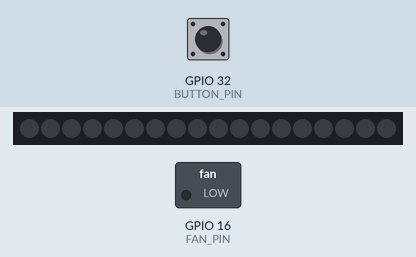
Recording of a sketch running on a simulated ESP32. On the bench: 18 RGB LEDs in strip order, left to right, switched loads named in the sketch (green lamp = pin HIGH). Inputs (shaded band) come from the test bench; at power-on: GPIO 32 (BUTTON_PIN) LOW.

Above: at 1.2 s.
1.3 s: GPIO 32 (BUTTON_PIN) pulled HIGH for 0.15 s
At 2.5 s:
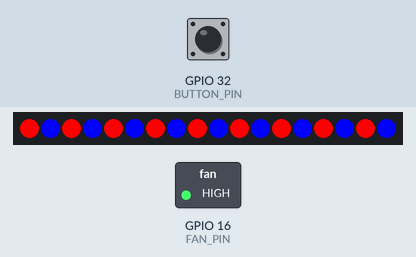
2.9 s: GPIO 32 (BUTTON_PIN) pulled HIGH for 1 s
At 4.1 s:
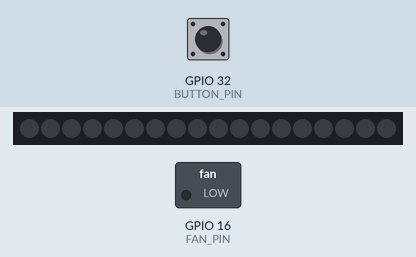
5.4 s: GPIO 32 (BUTTON_PIN) pulled HIGH for 3.2 s
At 6.6 s:
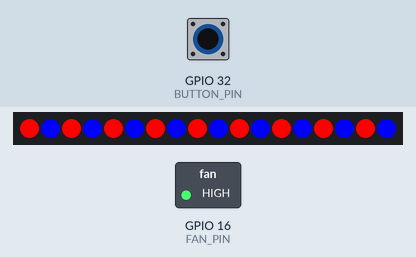
Timing chart, 0 to 8.4 s (numbered marks = the images above; inputs shaded):
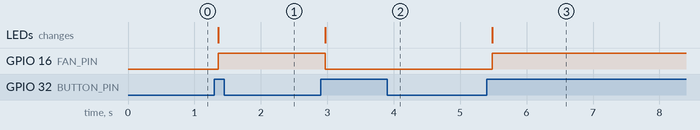

Measured:
- after the input at 1.3 s, GPIO 16 (FAN_PIN): LOW → HIGH after 0.06 s; the LEDs: change after 0.06 s (image 1)
- after the input at 2.9 s, GPIO 16 (FAN_PIN): HIGH → LOW after 0.07 s; the LEDs: change after 0.07 s (image 2)
- after the input at 5.4 s, GPIO 16 (FAN_PIN): LOW → HIGH after 0.08 s; the LEDs: change after 0.08 s (image 3)

The sketch:

6______LED__FAN___.ino
```cpp
#include <Adafruit_NeoPixel.h>  // NeoPixel 스트립을 제어하기 위한 헤더파일 호출

#define PIN 14         // NeoPixel 스트립을 위한 GPIO 14
#define BUTTON_PIN 32  // 버튼을 위한 GPIO 32
#define NUMPIXELS 18   // NeoPixel의 픽셀 수
#define FAN_PIN 16     // FAN을 위한 GPIO 16

Adafruit_NeoPixel pixels(NUMPIXELS, PIN, NEO_GRB + NEO_KHZ800);

bool led_state = false;         // LED 상태를 저장하는 변수
bool fan_state = false;         // FAN 상태를 저장하는 변수
bool lastButtonState = LOW;     // 마지막 버튼 상태를 저장하는 변수
bool currentButtonState = LOW;  // 현재 버튼 상태를 저장하는 변수

void setup() {
  pinMode(BUTTON_PIN, INPUT);  // 버튼 핀을 입력 모드로 설정합니다.
  // 버튼을 눌렀을 때, Led가 오작동하거나, 깜빡깜빡 거릴 경우, 위 코드를 주석처리하고, 아래 코드의 주석을 제거하여 코드 작성
  //pinMode(BUTTON_PIN, INPUT_PULLUP);  // 버튼 핀을 풀업 저항과 함께 입력 모드로 설정
  pixels.begin();            // NeoPixel 스트립을 초기화합니다.
  pinMode(FAN_PIN, OUTPUT);  // 팬 핀을 출력 모드로 설정합니다.
}

void loop() {
  currentButtonState = digitalRead(BUTTON_PIN);  // 현재 버튼 상태를 읽어 currentButtonState 변수에 저장합니다.

  // 버튼 상태가 변화한 경우
  if (currentButtonState != lastButtonState) {
    // 버튼이 눌렸을 때 상태를 변경합니다.
    if (currentButtonState == HIGH) {
      led_state = !led_state;  // LED 상태를 토글합니다.
      fan_state = !fan_state;  // FAN 상태를 토글합니다.
    }
    delay(50);  // 버튼 상태 변화에 대한 노이즈를 방지하기 위한 짧은 지연
  }

  // LED 상태에 따라 NeoPixel 색상을 설정합니다.
  if (led_state) {
    for (int i = 0; i < NUMPIXELS; i += 2) {
      pixels.setPixelColor(i, pixels.Color(255, 0, 0));  // 짝수 픽셀을 빨간색으로 설정합니다.
    }
    for (int i = 1; i < NUMPIXELS; i += 2) {
      pixels.setPixelColor(i, pixels.Color(0, 0, 255));  // 홀수 픽셀을 파란색으로 설정합니다.
    }
    pixels.show();                // 색상 변경 사항을 디스플레이합니다.
    digitalWrite(FAN_PIN, HIGH);  // 팬을 켭니다.
  } else {
    pixels.clear();              // 모든 픽셀을 꺼서 LED를 끕니다.
    pixels.show();               // 색상 변경 사항을 디스플레이합니다.
    digitalWrite(FAN_PIN, LOW);  // 팬을 끕니다.
  }

  lastButtonState = currentButtonState;  // 마지막 버튼 상태를 현재 상태로 업데이트합니다.
  delay(100);                            // 버튼 디바운싱을 위한 지연
}
```
